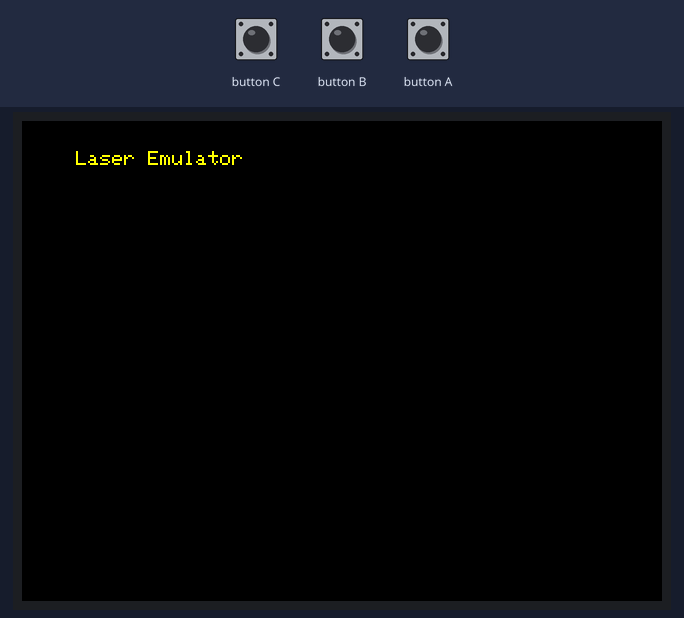
A sketch run on a simulated ESP32. Parts: 320×240 colour display. Inputs (shaded band) come from the test bench. WiFi joins after 1.5 s; servers stay silent unless stated; what the sketch prints to the serial monitor is not drawn.

Above: at 1.3 s.
1.4 s: button C pressed for 0.15 s
At 2.3 s:
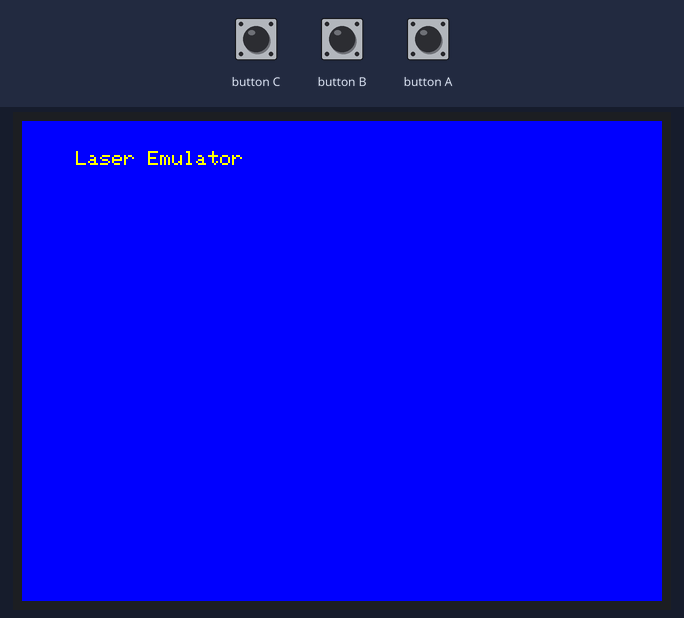
3.1 s: button B pressed for 0.15 s
At 4.0 s:
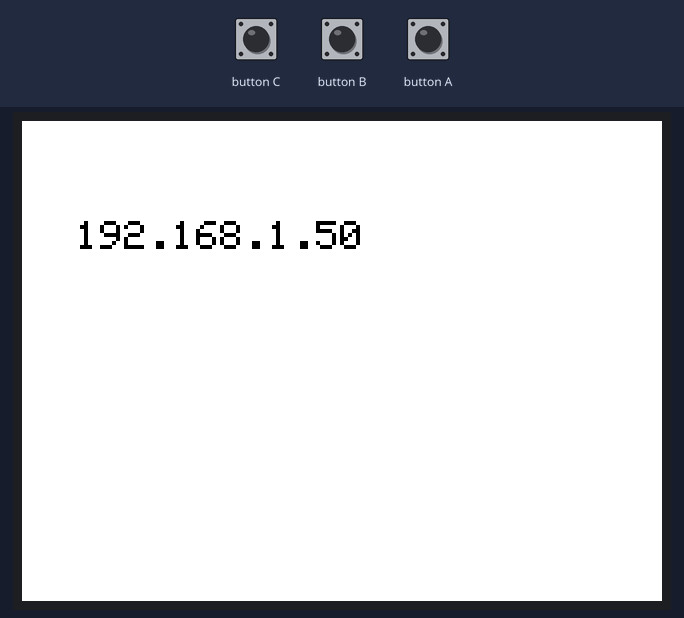
4.8 s: button A pressed for 0.15 s
At 6.2 s:
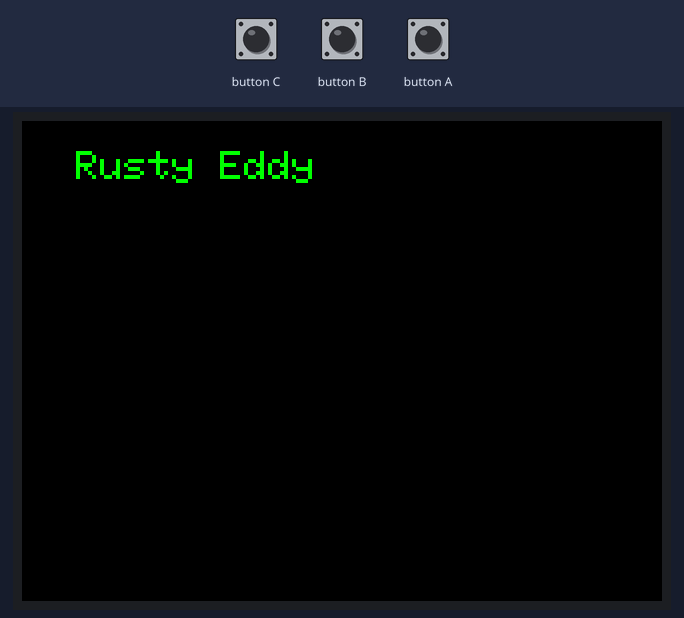
6.5 s: button C pressed for 1 s
At 8.1 s:
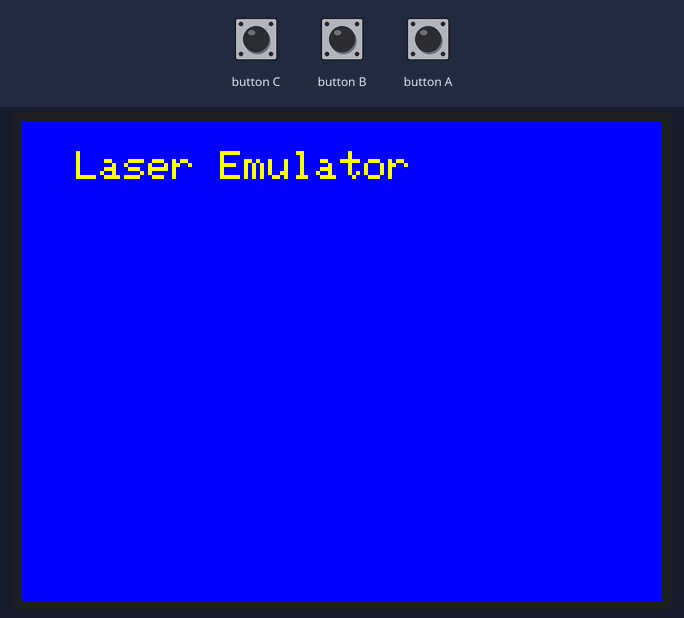
9.0 s: button A pressed for 1 s
At 11.0 s:
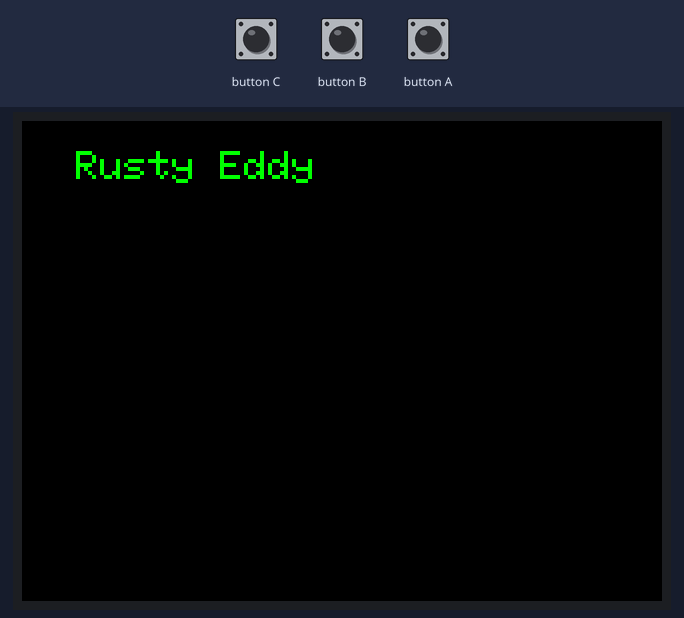
11.6 s: button C pressed for 3.2 s
At 16.3 s:
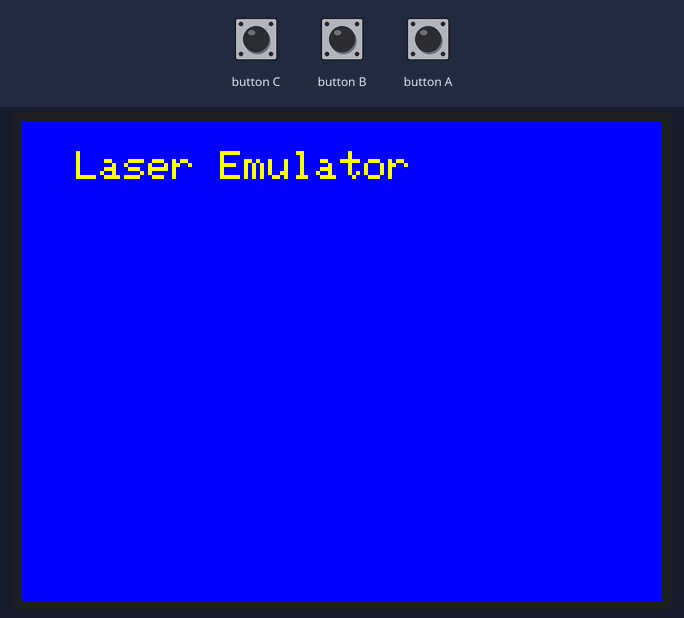
Timing chart, 0 to 17.3 s (numbered marks = the images above; inputs shaded):
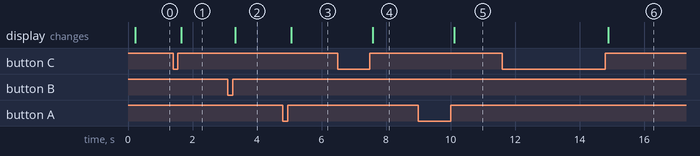

Measured:
- after the input at 1.4 s, the display: changes after 0.25 s (image 1)
- after the input at 3.1 s, the display: changes after 0.23 s (image 2)
- after the input at 4.8 s, the display: changes after 0.26 s (image 3)
- after the input at 6.5 s, the display: changes after 1.1 s (image 4)
- after the input at 9.0 s, the display: changes after 1.1 s (image 5)
- after the input at 11.6 s, the display: changes after 3.3 s (image 6)

The sketch:

M5LaserEmulator.ino
```cpp
#include <M5Stack.h>
#include <WiFi.h>
#include <string>

// --------------------------- Network Globals --------------------
const char* ssid        = "MobileRobot";
const char* pass        = "123454321";

// --------------------------- Display Globals --------------------
int textColor = YELLOW;
int textSize  = 2;
int textX = 20;
int textY = 30;
int backgroundColor = BLACK;

// --------------------------- Buttons Globals --------------------
int thisButton = 1;
int lastButton = 0;

void printIPAddr() {
    M5.Lcd.setTextSize(2);
    M5.Lcd.setCursor(27, 50);
    M5.Lcd.println(WiFi.localIP());
}

void printRusty() {
    M5.Lcd.setTextSize(2);
    M5.Lcd.setCursor(27, 15);
    M5.Lcd.printf("Rusty Eddy");
}

void printLaser() {
    M5.Lcd.setCursor(27, 15);
    M5.Lcd.printf("Laser Emulator");
}

void (*printer)() = printLaser;


// --------------------------- Task1 -------------------------------
void task1(void * pvParameters) {
    for(;;) {
        //Serial.print("task1 Uptime (ms): ");
        //Serial.println(millis());
        delay(100);
    }
}

// ------------------- Display Task ---------------------------------
void displayTask(void * pvParameters) {
    for(;;) {
        if (lastButton != thisButton) {
            M5.Lcd.fillScreen(backgroundColor);
            M5.Lcd.setTextColor(textColor);
            printer();
            /*
            M5.Lcd.setCursor(textX, textY);
            M5.Lcd.setTextSize(textSize);
            M5.Lcd.printf(message);
            */
            lastButton = thisButton;
        }
        delay(50);
    }
}

// ------------------- Network Task ---------------------------------
void networkSetup() {
     WiFi.begin(ssid, pass);

     while (WiFi.status() != WL_CONNECTED) {
         delay(500);
         Serial.print(".");
    }

    Serial.println("");
    Serial.println("WiFi connected");
    Serial.println("IP address: ");
    //Serial.println(WiFi.localIP());
}

void networkTask(void * pvParameters) {
    networkSetup();

    for(;;) {
        //Serial.print("task3 Uptime (ms): ");
        //Serial.println(millis());
        delay(1000);
    }
}

// ----------------------- Setup -------------------------------------
void setup() {

    M5.begin(true, false, true);
    M5.Power.begin();

    // Task 1
    xTaskCreatePinnedToCore(task1,     /* Function to implement the task */
                            "task1",   /* Name of the task */
                            4096,      /* Stack size in words */
                            NULL,      /* Task input parameter */
                            1,         /* Priority of the task */
                            NULL,      /* Task handle. */
                            0);        /* Core where the task should run */

    // Task 2
    xTaskCreatePinnedToCore(displayTask,     /* Function to implement the task */
                            "DisplayTask",   /* Name of the task */
                            4096,      /* Stack size in words */
                            NULL,      /* Task input parameter */
                            2,         /* Priority of the task */
                            NULL,      /* Task handle. */
                            0);        /* Core where the task should run */

    // Task 3
    xTaskCreatePinnedToCore(networkTask,     /* Function to implement the task */
                            "NetworkTask",   /* Name of the task */
                            4096,            /* Stack size in words */
                            NULL,               /* Task input parameter */
                            3,         /* Priority of the task */
                            NULL,      /* Task handle. */
                            0);        /* Core where the task should run */
}

// ----------------------- Loop -------------------------------------
void loop() {
    M5.update();

    if (M5.BtnA.wasReleased()) {
        backgroundColor = BLACK;
        textColor = GREEN;
        thisButton = 1;
        printer = printRusty;
    }

    if (M5.BtnB.wasReleased()) {
        backgroundColor = WHITE;
        textColor = BLACK;
        thisButton = 2;
        printer = printIPAddr;
    }

    if (M5.BtnC.wasReleased()) {
        backgroundColor = BLUE;
        textColor = YELLOW;
        thisButton = 3;
        printer = printLaser;
    }

}
```
